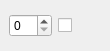
<ui version="4.0" >
 <class>Form</class>
 <widget class="QWidget" name="Form" >
  <property name="geometry" >
   <rect>
    <x>0</x>
    <y>0</y>
    <width>110</width>
    <height>51</height>
   </rect>
  </property>
  <property name="windowTitle" >
   <string>Form</string>
  </property>
  <layout class="QGridLayout" >
   <property name="margin" >
    <number>9</number>
   </property>
   <property name="spacing" >
    <number>6</number>
   </property>
   <item row="0" column="1" >
    <widget class="QCheckBox" name="checkBox" >
     <property name="toolTip" >
      <string>enable</string>
     </property>
     <property name="text" >
      <string/>
     </property>
    </widget>
   </item>
   <item row="0" column="0" >
    <widget class="QSpinBox" name="spinBox" />
   </item>
  </layout>
 </widget>
 <resources/>
 <connections/>
</ui>
